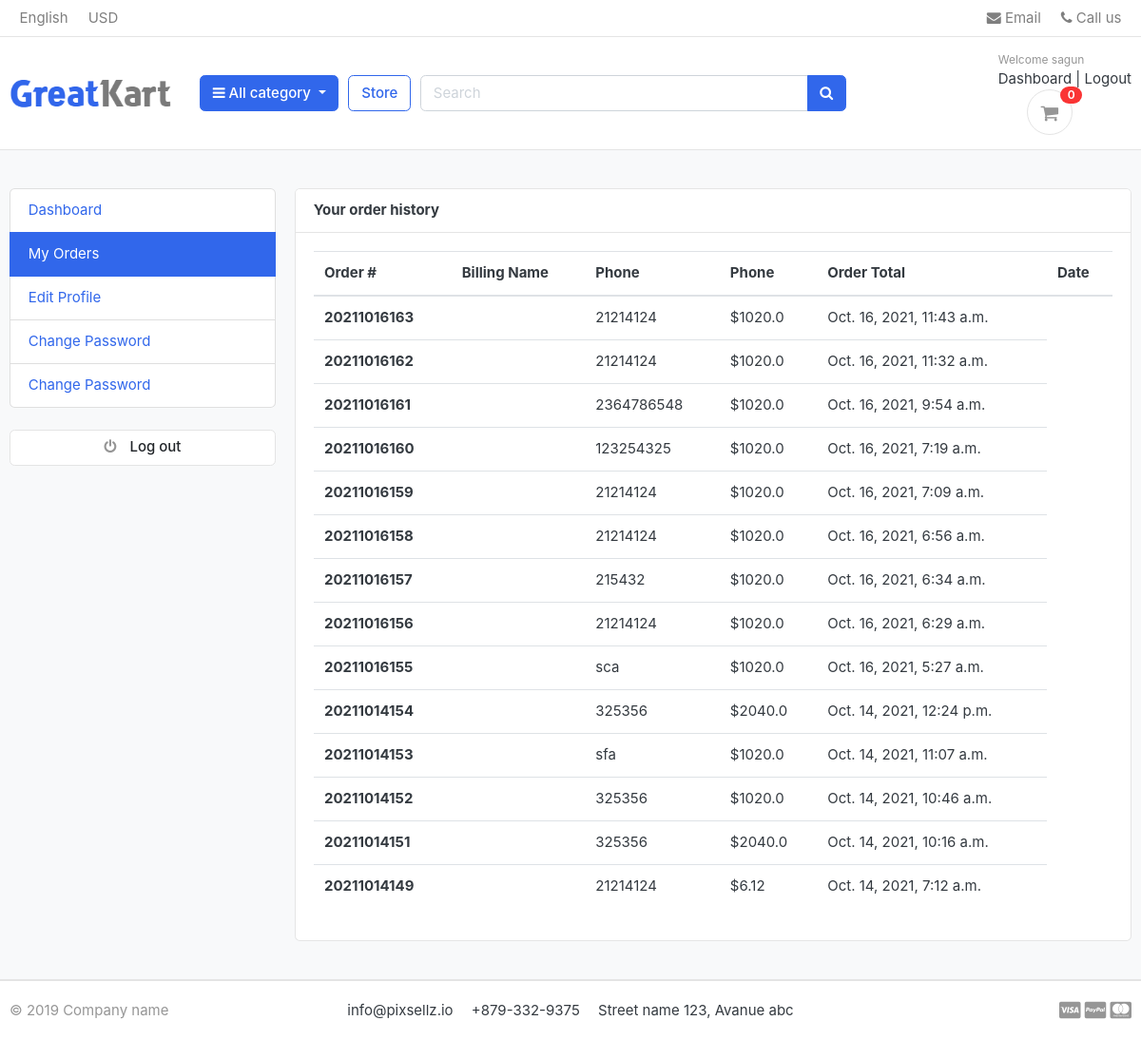
/accounts/my_orders/ (signed in), run on an earlier commit of the app's database.
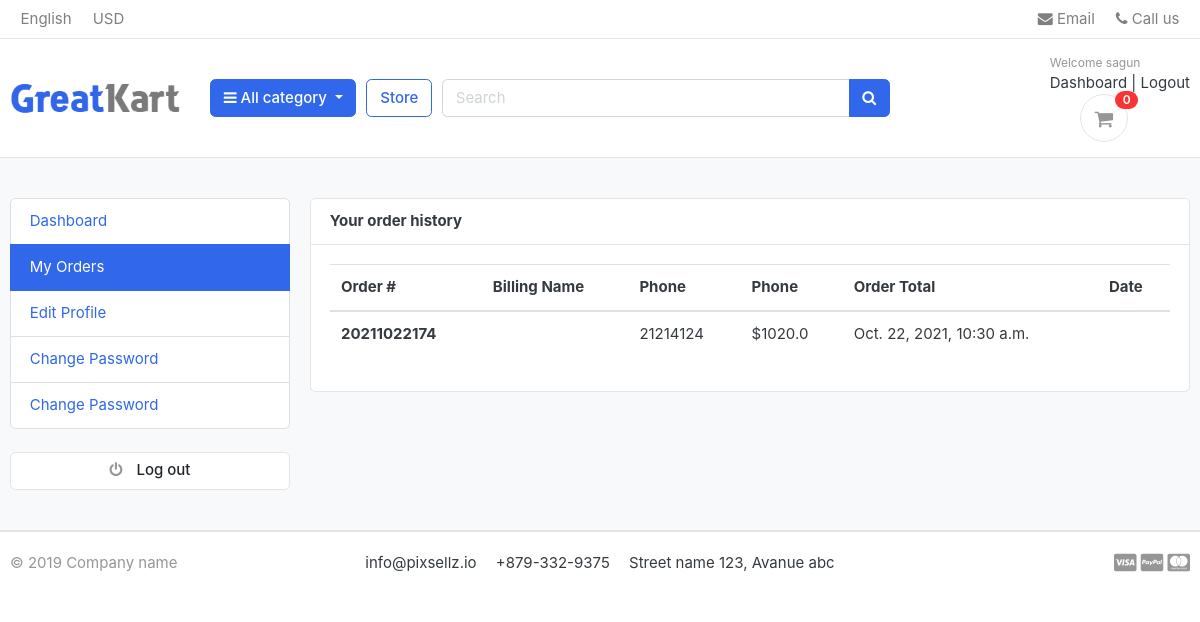
And on a later commit of the database.
### accounts/models.py (models this page shows, shortened)
class Account(AbstractBaseUser):
    first_name = models.CharField(max_length=50)
    last_name  = models.CharField(max_length=50)
    username   = models.CharField(max_length=50, unique=True)
    email      = models.EmailField(max_length=100, unique=True)
    phone_number = models.CharField(max_length=50)
    date_joined  = models.DateTimeField(auto_now_add=True)
    last_login   = models.DateTimeField(auto_now_add=True)
    is_admin     = models.BooleanField(default=False)
    is_staff     = models.BooleanField(default=False)
    is_active    = models.BooleanField(default=False) #change when mail verification is added
    is_superadmin  = models.BooleanField(default=False)
    USERNAME_FIELD = 'email'
    REQUIRED_FIELDS = ['username','first_name','last_name']
    objects = MyAccountManager()

### orders/models.py (models this page shows, shortened)
class Order(models.Model):
    STATUS = (
        ('New', 'New'),
        ('Accepted', 'Accepted'),
        ('Completed', 'Completed'),
        ('Cancelled', 'Cancelled'),
    )
    user = models.ForeignKey(Account, on_delete=models.SET_NULL, null=True)
    payment = models.ForeignKey(Payment, on_delete=models.SET_NULL, blank=True, null=True)
    order_number = models.CharField(max_length=20)
    first_name = models.CharField(max_length=50)
    last_name = models.CharField(max_length=50)
    phone = models.CharField(max_length=15)
    email = models.EmailField(max_length=50)
    address_line_1 = models.CharField(max_length=50)
    address_line_2 = models.CharField(max_length=50, blank=True)
    country = models.CharField(max_length=50)
    state = models.CharField(max_length=50)
    city = models.CharField(max_length=50)
    order_note = models.CharField(max_length=100, blank=True)
    order_total = models.FloatField()
    tax = models.FloatField()
    status = models.CharField(max_length=10, choices=STATUS, default='New')
    ip = models.CharField(blank=True, max_length=20)
    is_ordered = models.BooleanField(default=False)
    created_at = models.DateTimeField(auto_now_add=True)
    updated_at = models.DateTimeField(auto_now=True)

### accounts/views.py (the view)
# urls.py: path('my_orders/', views.my_orders, name='my_orders'),
@login_required(login_url='login')
def my_orders(request):
    orders = Order.objects.filter(user=request.user, is_ordered=True).order_by('-created_at')
    context = {
        'orders': orders,
    }
    return render(request, 'accounts/my_orders.html', context)

### carts/context_processors.py (called while the page is built)
def counter(request):
    cart_count = 0
    if 'admin' in request.path:
        return {}
    else:
        try:
            cart = Cart.objects.filter(cart_id=_cart_id(request))
            if request.user.is_authenticated:
                cart_items = CartItem.objects.all().filter(user=request.user)
            else:
                cart_items = CartItem.objects.all().filter(cart=cart[:1])
            for cart_item in cart_items:
                cart_count += cart_item.quantity
        except  Cart.DoesNotExist:
            cart_count = 0
    return dict(cart_count=cart_count)

### carts/views.py (called while the page is built)
def _cart_id(request):
    cart = request.session.session_key
    if not cart:
        cart = request.session.create()
    return cart

### category/context_processors.py (called while the page is built)
def menu_links(request):
    links = Category.objects.all()
    return dict(links=links)

### category/models.py (called while the page is built)
    def get_url(self):
        return reverse('products_by_category', args=[self.slug])

### templates/accounts/my_orders.html (shortened to what this page needs)
{% extends 'base.html' %}
{% block content %}
<section class="section-conten padding-y bg">
    <div class="container">
        <div class="row">
        {% include 'includes/dashboard_sidebar.html' %}
        <main class="col-md-9">
            <article class="card">
            <header class="card-header">
                <strong class="d-inline-block mr-3">Your order history</strong>
            </header>
            <div class="card-body">
                <div class="row">
                    <div class="col-md-12">
                        <table class="table table-hover">
                            <thead>
                            <tr>
                                <th scope="col">Order #</th>
                                <th scope="col">Billing Name</th>
                                <th scope="col">Phone</th>
                                <th scope="col">Phone</th>
                                <th scope="col">Order Total</th>
                                <th scope="col">Date </th>
                            </tr>
                            </thead>
                        <tbody>
                        {% for order in orders %}
                        <tr>
                            <th scope="row"><a href="{% url 'order_detail' order.order_number %}"> </a> {{order.order_number}}</th>
                            <td>{{order.full_number}}</td>
                            <td>{{order.phone}}</td>
                            <td>${{order.order_total}}</td>
                            <td>{{order.created_at}}</td>
                        </tr>
                        {% endfor %}
                     </tbody>
                    </table>
                </div>
                </div>
            </div>
            </article>
        </main>
    </div>
    </div>
    </section>
{% endblock %}

### templates/base.html (shortened to what this page needs)
{% load static %}
<!DOCTYPE HTML>
<html lang="en">
<head>
<link href="{% static 'css/bootstrap.css' %}" rel="stylesheet" type="text/css"/>
<link href="{% static 'fonts/fontawesome/css/all.min.css' %}" type="text/css" rel="stylesheet">
<link href="{% static 'css/ui.css' %}" rel="stylesheet" type="text/css"/>
<link href="{% static 'css/responsive.css' %}" rel="stylesheet" media="only screen and (max-width: 1200px)" />
<link href="{% static 'css/custom.css' %}" rel="stylesheet" type="text/css"/>
<link rel="stylesheet" href="https://cdnjs.cloudflare.com/ajax/libs/font-awesome/4.7.0/css/font-awesome.min.css">
</head>
<body>
  {% include 'includes/navbar.html' %}
  {% block content %}{% endblock %}
{% include 'includes/footer.html' %}

### templates/includes/navbar.html (shortened to what this page needs)
{% load static %}
<header class="section-header">
    <nav class="navbar p-md-0 navbar-expand-sm navbar-light border-bottom">
    <div class="container">
      <div class="collapse navbar-collapse" id="navbarTop4">
        <ul class="navbar-nav mr-auto">
            <li class="nav-item dropdown">
                 <a href="#" class="nav-link">   English </a>
            </li>
            <li class="nav-item dropdown">
                <a href="#" class="nav-link"> USD </a>
            </li>
        </ul>
        <ul class="navbar-nav">
            <li><a href="#" class="nav-link"> <i class="fa fa-envelope"></i> Email </a></li>
            <li><a href="#" class="nav-link"> <i class="fa fa-phone"></i> Call us </a></li>
        </ul>
      </div>
    </div>
    </nav>
    <section class="header-main border-bottom">
        <div class="container">
    <div class="row align-items-center">
        <div class="col-lg-2 col-md-3 col-6">
            <a href="{% url 'home' %}" class="brand-wrap">
                 <img class="logo" src="{% static './images/logo.png' %}">
            </a>
        </div>
        <div class="col-lg col-sm col-md col-6 flex-grow-0">
            <div class="category-wrap dropdown d-inline-block float-right">
                <button type="button" class="btn btn-primary dropdown-toggle" data-toggle="dropdown">
                    <i class="fa fa-bars"></i> All category
                </button>
            </div>
        </div>
      <a href="{% url 'store' %}" class="btn btn-outline-primary">Store</a>
        <div class="col-lg  col-md-6 col-sm-12 col">
            <form action="{% url 'search' %}" class="search" method='GET'>
                <div class="input-group w-100">
                    <input type="text" class="form-control" style="width:60%;" placeholder="Search" name="keyword">
                    <div class="input-group-append">
                      <button class="btn btn-primary" type="submit">
                        <i class="fa fa-search"></i>
                      </button>
                    </div>
                </div>
            </form>
        </div>
        <div class="col-lg-3 col-sm-6 col-8 order-2 order-lg-3">
                    <div class="d-flex justify-content-end mb-3 mb-lg-0">
                        {% if user.id is None %}
                        <div class="widget-header">#no
                            <small class="title text-muted">Welcome guest!</small>
                            <div>
                                <a href="{% url 'login' %}">Sign in</a> <span class="dark-transp"> | </span>
                                <a href="{% url 'register' %}"> Register</a>
                            </div>
                        </div>
                        {% else %}
                        <div class="widget-header" >
                            <small class="title text-muted">Welcome {{user.first_name}}</small>
                            <div>
                                <a href="{% url 'dashboard' %}">Dashboard</a> <span class="dark-transp"> | </span>
                                <a href="{% url 'logout' %}"> Logout</a>
                            </div>
                        {% endif %}
                        <a href="{% url 'cart' %}" class="widget-header pl-3 ml-3">
                            <div class="icon icon-sm rounded-circle border"><i class="fa fa-shopping-cart"></i></div>
                            <span class="badge badge-pill badge-danger notify">{{cart_count}}</span>
                        </a>
                    </div>
                </div>
    </div>
        </div>
    </section>
</header>

### templates/includes/dashboard_sidebar.html
<aside class="col-md-3">
    <ul class="list-group">
        <a class="list-group-item {% if '/accounts/' == request.path %} active {% endif %}" href="{% url 'dashboard' %}"> Dashboard </a>
        <a class="list-group-item {% if '/my_orders/' in request.path %} active {% endif %}"href="{% url 'my_orders' %}"> My Orders </a>
        <a class="list-group-item {% if '/edit_profile/' in request.path %} active {% endif %}"href="{% url 'edit_profile' %}"> Edit Profile </a>
        <a class="list-group-item {% if '/change_password/' in request.path %} active {% endif %}"href="{% url 'change_password' %}"> Change Password </a>
        <a class="list-group-item" href="#">Change Password </a>
    </ul>
    <br>
    <a class="btn btn-light btn-block" href="{% url 'logout' %}"> <i class="fa fa-power-off"></i> <span class="text">Log out</span> </a>
</aside>

### templates/includes/footer.html (shortened to what this page needs)
<footer class="section-footer border-top">
	<div class="container">
		<section class="footer-bottom border-top row">
			<div class="col-md-2">
				<p class="text-muted"> &copy 2019 Company name </p>
			</div>
			<div class="col-md-8 text-md-center">
				<span  class="px-2">info@pixsellz.io</span>
				<span  class="px-2">+879-332-9375</span>
				<span  class="px-2">Street name 123, Avanue abc</span>
			</div>
			<div class="col-md-2 text-md-right text-muted">
				<i class="fab fa-lg fa-cc-visa"></i>
				<i class="fab fa-lg fa-cc-paypal"></i>
				<i class="fab fa-lg fa-cc-mastercard"></i>
			</div>
		</section>
	</div>
</footer>
</html>

### static/css/ui.css (style rules this page uses)
html { font-family: "Inter", sans-serif; font-size: 15px; }
.icon-xs, .icon-sm, .icon-md, .icon-lg { display: inline-block; text-align: center; flex-shrink: 0; flex-grow: 0; }
.icon-sm { width: 48px; height: 48px; line-height: 48px !important; font-size: 20px; }
.padding-y { padding-top: 40px; padding-bottom: 40px; }
article:after, .form-group:after { display: block; clear: both; content: ""; }
.bg { background-color: #f8f9fa; }
p:last-child { margin-bottom: 0; }
.header-main { position: relative; padding-top: 1rem; padding-bottom: 1rem; }
.brand-wrap .logo, .navbar-brand .logo { margin-right: 7px; max-height: 42px; display: inline-block; }
.widget-header { display: inline-block; vertical-align: middle; position: relative; }
.widget-header a { color: #343a40; }
.widget-header i { color: #969696; }
.widget-header .title { display: block; }
.widget-header .notify { position: absolute; top: -3px; right: -10px; }
.footer-bottom { padding-top: 20px; padding-bottom: 20px; }
.btn-light { background-color: #fff; border-color: #e4e4e4; }
.btn-light i { color: #969696; }
.btn i + .text { margin-left: 10px; }
.notify { position: absolute; top: -4px; right: -10px; display: inline-block; padding: 0.25em 0.6em; font-size: 12px; line-height: 1; text-align: center; border-radius: 3rem; color: #fff; background-color: #fa3434; }

What changed in the data, as far as the page shows it:
removed Order: order_number "20211016163", phone "21214124", order_total "1020.0", created_at "Oct. 16, 2021, 11:43 a.m."
removed Order: order_number "20211016162", phone "21214124", order_total "1020.0", created_at "Oct. 16, 2021, 11:32 a.m."
removed Order: order_number "20211016161", phone "2364786548", order_total "1020.0", created_at "Oct. 16, 2021, 9:54 a.m."
removed Order: order_number "20211016160", phone "123254325", order_total "1020.0", created_at "Oct. 16, 2021, 7:19 a.m."
removed Order: order_number "20211016159", phone "21214124", order_total "1020.0", created_at "Oct. 16, 2021, 7:09 a.m."
removed Order: order_number "20211016158", phone "21214124", order_total "1020.0", created_at "Oct. 16, 2021, 6:56 a.m."
removed Order: order_number "20211016157", phone "215432", order_total "1020.0", created_at "Oct. 16, 2021, 6:34 a.m."
removed Order: order_number "20211016156", phone "21214124", order_total "1020.0", created_at "Oct. 16, 2021, 6:29 a.m."
removed Order: order_number "20211016155", phone "sca", order_total "1020.0", created_at "Oct. 16, 2021, 5:27 a.m."
removed Order: order_number "20211014154", phone "325356", order_total "2040.0", created_at "Oct. 14, 2021, 12:24 p.m."
removed Order: order_number "20211014153", phone "sfa", order_total "1020.0", created_at "Oct. 14, 2021, 11:07 a.m."
removed Order: order_number "20211014152", phone "325356", order_total "1020.0", created_at "Oct. 14, 2021, 10:46 a.m."
removed Order: order_number "20211014151", phone "325356", order_total "2040.0", created_at "Oct. 14, 2021, 10:16 a.m."
removed Order: order_number "20211014149", phone "21214124", order_total "6.12", created_at "Oct. 14, 2021, 7:12 a.m."
added Order: order_number "20211022174", phone "21214124", order_total "1020.0", created_at "Oct. 22, 2021, 10:30 a.m."
